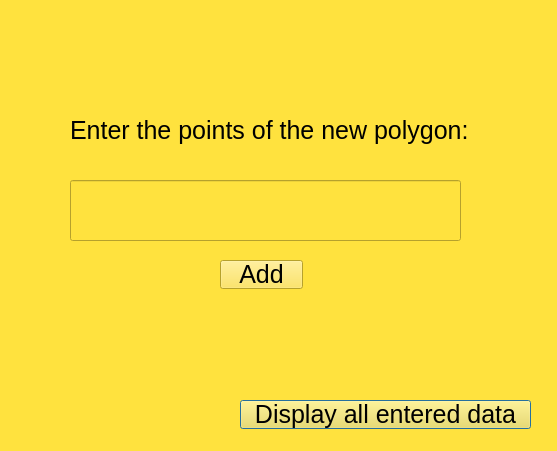
<?xml version="1.0" encoding="UTF-8"?>
<ui version="4.0">
 <class>addwindow</class>
 <widget class="QDialog" name="addwindow">
  <property name="geometry">
   <rect>
    <x>0</x>
    <y>0</y>
    <width>557</width>
    <height>451</height>
   </rect>
  </property>
  <property name="windowTitle">
   <string>Введите в формате (x, x, x, ...)</string>
  </property>
  <property name="styleSheet">
   <string notr="true">QWidget{background-color:rgb(255, 226, 62)}</string>
  </property>
  <widget class="QLabel" name="label">
   <property name="geometry">
    <rect>
     <x>70</x>
     <y>110</y>
     <width>411</width>
     <height>41</height>
    </rect>
   </property>
   <property name="styleSheet">
    <string notr="true">QLabel{color:black; font-size:25px;}</string>
   </property>
   <property name="text">
    <string>Enter the points of the new polygon:</string>
   </property>
  </widget>
  <widget class="QLineEdit" name="enterpolygon">
   <property name="geometry">
    <rect>
     <x>70</x>
     <y>180</y>
     <width>391</width>
     <height>61</height>
    </rect>
   </property>
   <property name="styleSheet">
    <string notr="true">QLineEdit{color:black; font-size:20px;}</string>
   </property>
  </widget>
  <widget class="QPushButton" name="pushButton">
   <property name="geometry">
    <rect>
     <x>240</x>
     <y>400</y>
     <width>291</width>
     <height>29</height>
    </rect>
   </property>
   <property name="styleSheet">
    <string notr="true">QPushButton{color:black; font-size:25px;}</string>
   </property>
   <property name="text">
    <string>Display all entered data</string>
   </property>
  </widget>
  <widget class="QPushButton" name="pushButton_2">
   <property name="geometry">
    <rect>
     <x>220</x>
     <y>260</y>
     <width>83</width>
     <height>29</height>
    </rect>
   </property>
   <property name="styleSheet">
    <string notr="true">QPushButton{color:black; font-size:25px;}</string>
   </property>
   <property name="text">
    <string>Add</string>
   </property>
  </widget>
 </widget>
 <resources/>
 <connections/>
</ui>
